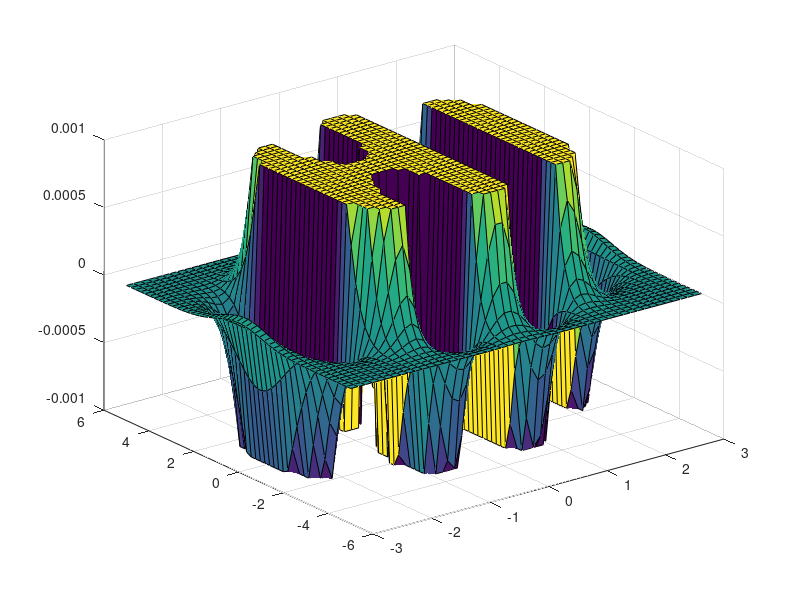

Source code (MATLAB): (Note: this script raises an error after producing the figure.)
function testings()
  [x y] = meshgrid( linspace(-3,3,50), linspace(-5,5,50) );
  z = exp(-x.^2-0.5*y.^2).*cos(4*x) + exp(-3*((x+0.5).^2+0.5*y.^2));
  idx = ( abs(z)>0.001 );
  z(idx) = 0.001 * sign(z(idx)); 

  figure('renderer','opengl')
  patch(surf2patch(surf(x,y,z)), 'FaceColor','interp');
  set(gca, 'Box','on', ...
    'XColor',[.3 .3 .3], 'YColor',[.3 .3 .3], 'ZColor',[.3 .3 .3], 'FontSize',8)
  title('$e^{-x^2 - \frac{y^2}{2}}\cos(4x) + e^{-3((x+0.5)^2+\frac{y^2}{2})}$', ...
    'Interpreter','latex', 'FontSize',12) 

  view(35,65)
  colormap( [flipud(cool);cool] )
  camlight headlight, lighting phong
